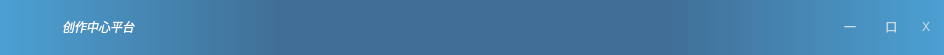
<?xml version="1.0" encoding="UTF-8"?>
<ui version="4.0">
 <class>CreTitleBar</class>
 <widget class="QWidget" name="CreTitleBar">
  <property name="geometry">
   <rect>
    <x>0</x>
    <y>0</y>
    <width>944</width>
    <height>55</height>
   </rect>
  </property>
  <property name="windowTitle">
   <string>Form</string>
  </property>
  <layout class="QVBoxLayout" name="verticalLayout">
   <property name="spacing">
    <number>0</number>
   </property>
   <property name="leftMargin">
    <number>0</number>
   </property>
   <property name="topMargin">
    <number>0</number>
   </property>
   <property name="rightMargin">
    <number>0</number>
   </property>
   <property name="bottomMargin">
    <number>0</number>
   </property>
   <item>
    <widget class="QWidget" name="widget_top" native="true">
     <property name="minimumSize">
      <size>
       <width>0</width>
       <height>55</height>
      </size>
     </property>
     <property name="maximumSize">
      <size>
       <width>16777215</width>
       <height>55</height>
      </size>
     </property>
     <property name="styleSheet">
      <string notr="true">#widget_top
{
background-color:qlineargradient(spread:pad,x1:0,y1:0,x2:1,y2:0,stop:0 #4ca0d3, stop:0.3 #406e95, stop:0.7 #406e95, stop:1 #4ca0d3);
}</string>
     </property>
     <layout class="QHBoxLayout" name="horizontalLayout_30">
      <property name="spacing">
       <number>0</number>
      </property>
      <property name="leftMargin">
       <number>6</number>
      </property>
      <property name="topMargin">
       <number>0</number>
      </property>
      <property name="rightMargin">
       <number>0</number>
      </property>
      <property name="bottomMargin">
       <number>0</number>
      </property>
      <item>
       <widget class="QStackedWidget" name="stackedWidget_icon">
        <property name="minimumSize">
         <size>
          <width>50</width>
          <height>50</height>
         </size>
        </property>
        <property name="maximumSize">
         <size>
          <width>50</width>
          <height>50</height>
         </size>
        </property>
        <property name="styleSheet">
         <string notr="true">#stackedWidget_icon
{
background-color: transparent;
}</string>
        </property>
        <property name="currentIndex">
         <number>0</number>
        </property>
        <widget class="QWidget" name="page_unlogin">
         <layout class="QVBoxLayout" name="verticalLayout_2">
          <property name="spacing">
           <number>0</number>
          </property>
          <property name="leftMargin">
           <number>0</number>
          </property>
          <property name="topMargin">
           <number>0</number>
          </property>
          <property name="rightMargin">
           <number>0</number>
          </property>
          <property name="bottomMargin">
           <number>0</number>
          </property>
          <item>
           <widget class="QLabel" name="label_icon">
            <property name="minimumSize">
             <size>
              <width>50</width>
              <height>50</height>
             </size>
            </property>
            <property name="maximumSize">
             <size>
              <width>50</width>
              <height>50</height>
             </size>
            </property>
            <property name="styleSheet">
             <string notr="true">#label_icon
{
border-image: url(://images/icon/kugou.ico);
background-color: transparent;
margin: 5px;
}</string>
            </property>
            <property name="text">
             <string/>
            </property>
           </widget>
          </item>
         </layout>
        </widget>
        <widget class="QWidget" name="page_login">
         <layout class="QVBoxLayout" name="verticalLayout_3">
          <property name="spacing">
           <number>0</number>
          </property>
          <property name="leftMargin">
           <number>0</number>
          </property>
          <property name="topMargin">
           <number>0</number>
          </property>
          <property name="rightMargin">
           <number>0</number>
          </property>
          <property name="bottomMargin">
           <number>0</number>
          </property>
          <item>
           <widget class="QLabel" name="label_user">
            <property name="minimumSize">
             <size>
              <width>50</width>
              <height>50</height>
             </size>
            </property>
            <property name="maximumSize">
             <size>
              <width>50</width>
              <height>50</height>
             </size>
            </property>
            <property name="text">
             <string/>
            </property>
           </widget>
          </item>
         </layout>
        </widget>
       </widget>
      </item>
      <item>
       <widget class="QPushButton" name="pushButton_title">
        <property name="minimumSize">
         <size>
          <width>175</width>
          <height>50</height>
         </size>
        </property>
        <property name="maximumSize">
         <size>
          <width>175</width>
          <height>50</height>
         </size>
        </property>
        <property name="styleSheet">
         <string notr="true">QPushButton
{
border:none;
color: white;
text-align: left;
padding-left: 6px;
font: 800 22px &quot;微软雅黑&quot;;
font-style: italic;
background-color: transparent;
}</string>
        </property>
        <property name="text">
         <string>创作中心平台</string>
        </property>
       </widget>
      </item>
      <item>
       <spacer name="horizontalSpacer_24">
        <property name="orientation">
         <enum>Qt::Horizontal</enum>
        </property>
        <property name="sizeHint" stdset="0">
         <size>
          <width>898</width>
          <height>66</height>
         </size>
        </property>
       </spacer>
      </item>
      <item>
       <widget class="QWidget" name="widget_winctl" native="true">
        <property name="minimumSize">
         <size>
          <width>150</width>
          <height>55</height>
         </size>
        </property>
        <property name="maximumSize">
         <size>
          <width>150</width>
          <height>55</height>
         </size>
        </property>
        <property name="styleSheet">
         <string notr="true">#widget_winctl
{
background-color: transparent;
}

QPushButton
{
color: #ccdae3;
border-radius: 4px;
font: 800 15px &quot;微软雅黑&quot;;
background-color: rgba(49, 169, 243,0.0);
}

QPushButton:hover
{
color: #ff0000;
background-color: rgba(54, 174, 251,0.0);
}</string>
        </property>
        <layout class="QHBoxLayout" name="horizontalLayout_29">
         <property name="leftMargin">
          <number>0</number>
         </property>
         <property name="topMargin">
          <number>0</number>
         </property>
         <property name="rightMargin">
          <number>2</number>
         </property>
         <property name="bottomMargin">
          <number>0</number>
         </property>
         <item>
          <spacer name="horizontalSpacer_25">
           <property name="orientation">
            <enum>Qt::Horizontal</enum>
           </property>
           <property name="sizeHint" stdset="0">
            <size>
             <width>40</width>
             <height>66</height>
            </size>
           </property>
          </spacer>
         </item>
         <item>
          <widget class="QPushButton" name="pushButton_winMin">
           <property name="minimumSize">
            <size>
             <width>32</width>
             <height>32</height>
            </size>
           </property>
           <property name="maximumSize">
            <size>
             <width>32</width>
             <height>32</height>
            </size>
           </property>
           <property name="styleSheet">
            <string notr="true"/>
           </property>
           <property name="text">
            <string>一</string>
           </property>
          </widget>
         </item>
         <item>
          <widget class="QPushButton" name="pushButton_winRestore">
           <property name="minimumSize">
            <size>
             <width>32</width>
             <height>32</height>
            </size>
           </property>
           <property name="maximumSize">
            <size>
             <width>32</width>
             <height>32</height>
            </size>
           </property>
           <property name="text">
            <string>  口</string>
           </property>
          </widget>
         </item>
         <item>
          <widget class="QPushButton" name="pushButton_winClose">
           <property name="minimumSize">
            <size>
             <width>32</width>
             <height>32</height>
            </size>
           </property>
           <property name="maximumSize">
            <size>
             <width>32</width>
             <height>32</height>
            </size>
           </property>
           <property name="text">
            <string>X</string>
           </property>
          </widget>
         </item>
        </layout>
       </widget>
      </item>
     </layout>
    </widget>
   </item>
  </layout>
 </widget>
 <resources/>
 <connections/>
</ui>
